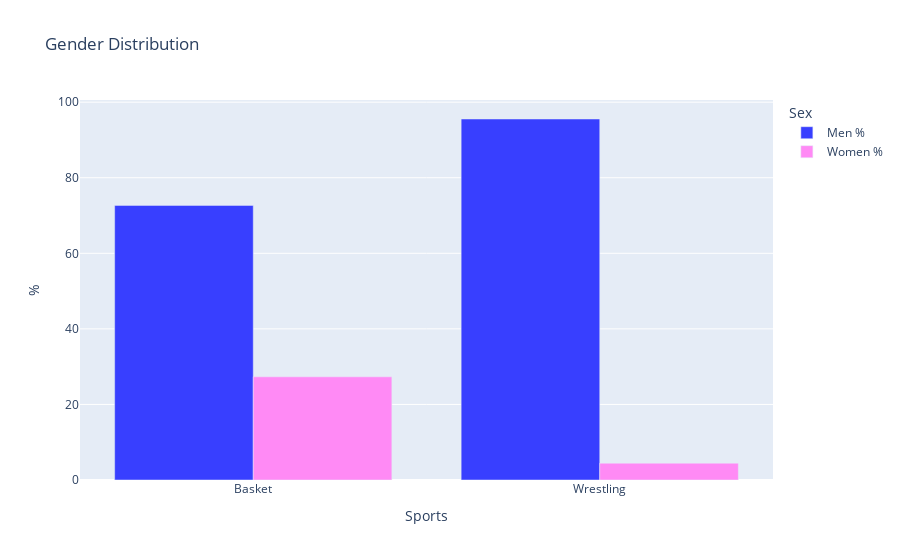

Write notebook code for a chart like this one.
### Code cell
plt_gender = px.bar(gender_df, x="Sports", y=["Men %", "Women %"],
                    title="Gender Distribution",
                    barmode="group",
                    color_discrete_sequence=['#383fff', '#ff8af5'])
plt_gender.update_layout(legend_title_text="Sex", 
                                yaxis_title="%")
plt_gender.show()

### Figure 1 — Plotly figure (JSON) as saved in the notebook; plotly's stock layout.template omitted (floating-point values rounded to 4 significant figures)
{"data": [{"alignmentgroup": "True", "hovertemplate": "variable=Men %<br>Sports=%{x}<br>value=%{y}<extra></extra>", "legendgroup": "Men %", "marker": {"color": "#383fff", "pattern": {"shape": ""}}, "name": "Men %", "offsetgroup": "Men %", "orientation": "v", "showlegend": true, "textposition": "auto", "type": "bar", "x": ["Basket", "Wrestling"], "xaxis": "x", "y": [72.68, 95.55], "yaxis": "y"}, {"alignmentgroup": "True", "hovertemplate": "variable=Women %<br>Sports=%{x}<br>value=%{y}<extra></extra>", "legendgroup": "Women %", "marker": {"color": "#ff8af5", "pattern": {"shape": ""}}, "name": "Women %", "offsetgroup": "Women %", "orientation": "v", "showlegend": true, "textposition": "auto", "type": "bar", "x": ["Basket", "Wrestling"], "xaxis": "x", "y": [27.32, 4.452], "yaxis": "y"}], "layout": {"barmode": "group", "legend": {"title": {"text": "Sex"}, "tracegroupgap": 0}, "title": {"text": "Gender Distribution"}, "xaxis": {"anchor": "y", "domain": [0, 1], "title": {"text": "Sports"}}, "yaxis": {"anchor": "x", "domain": [0, 1], "title": {"text": "%"}}}}
